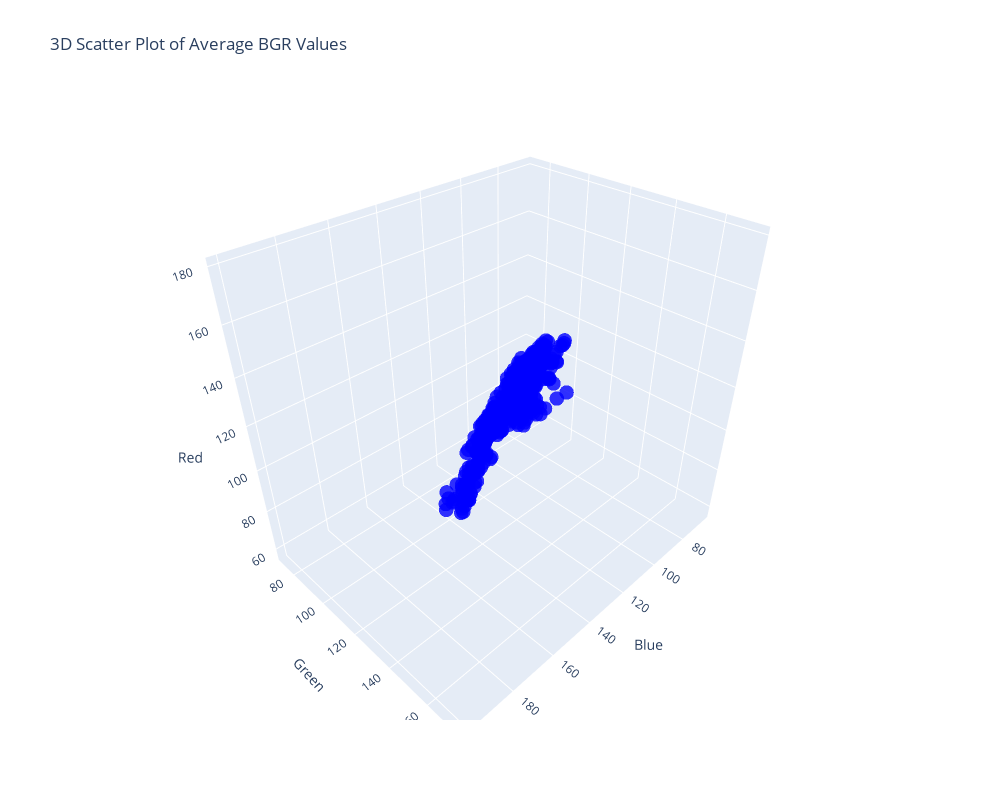
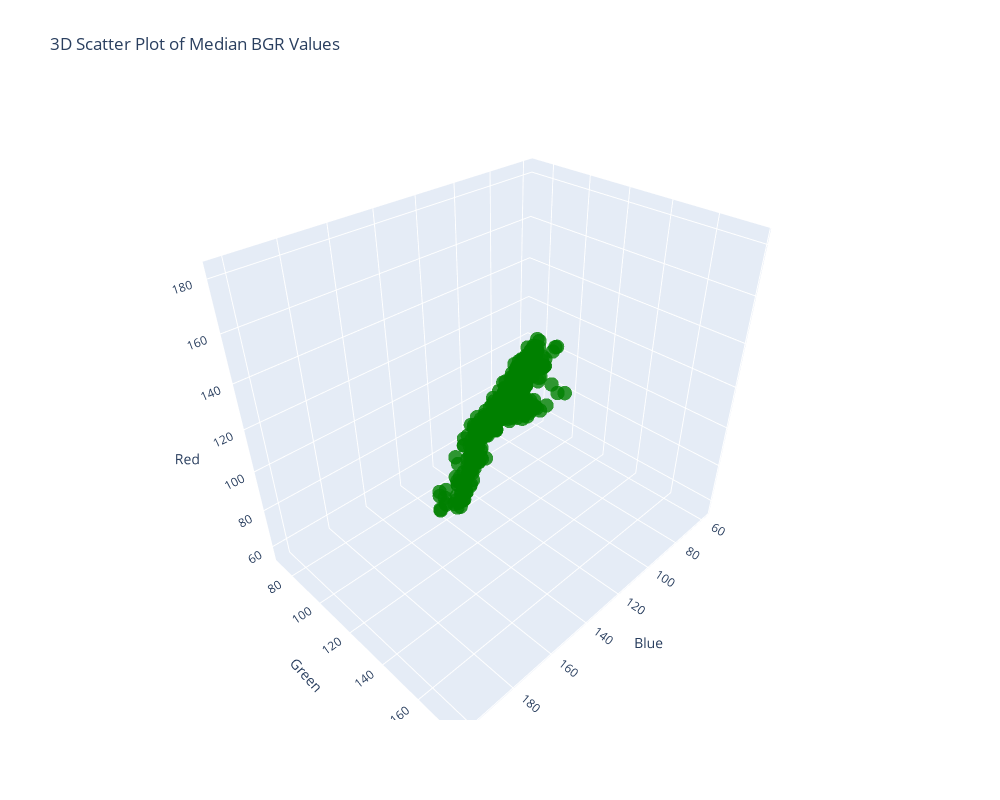

The notebook cell saved with these charts, in order:
### Code cell
IA.plot_bgr_clusters()

### Figure 1 — Plotly figure (JSON) as saved in the notebook; plotly's stock layout.template omitted (floating-point values rounded to 4 significant figures; data arrays with more than 128 entries replaced by an {"elided": "..."} marker saying what was removed)
{"data": [{"customdata": {"elided": "612 str values"}, "hovertemplate": "Region: %{customdata}<br>B: %{x}<br>G: %{y}<br>R: %{z}<extra></extra>", "marker": {"color": "blue", "opacity": 0.8, "size": 5}, "mode": "markers", "name": "Average BGR", "type": "scatter3d", "x": {"elided": "612 float values"}, "y": {"elided": "612 float values"}, "z": {"elided": "612 float values"}}], "layout": {"height": 800, "legend": {"title": {"text": "BGR Metrics"}}, "scene": {"xaxis": {"title": {"text": "Blue"}}, "yaxis": {"title": {"text": "Green"}}, "zaxis": {"title": {"text": "Red"}}}, "title": {"text": "3D Scatter Plot of Average BGR Values"}, "width": 1000}}

### Figure 2 — Plotly figure (JSON) as saved in the notebook; plotly's stock layout.template omitted (floating-point values rounded to 4 significant figures; data arrays with more than 128 entries replaced by an {"elided": "..."} marker saying what was removed)
{"data": [{"customdata": {"elided": "612 str values"}, "hovertemplate": "Region: %{customdata}<br>B: %{x}<br>G: %{y}<br>R: %{z}<extra></extra>", "marker": {"color": "green", "opacity": 0.8, "size": 5}, "mode": "markers", "name": "Median BGR", "type": "scatter3d", "x": {"elided": "612 float values"}, "y": {"elided": "612 float values"}, "z": {"elided": "612 float values"}}], "layout": {"height": 800, "legend": {"title": {"text": "BGR Metrics"}}, "scene": {"xaxis": {"title": {"text": "Blue"}}, "yaxis": {"title": {"text": "Green"}}, "zaxis": {"title": {"text": "Red"}}}, "title": {"text": "3D Scatter Plot of Median BGR Values"}, "width": 1000}}
